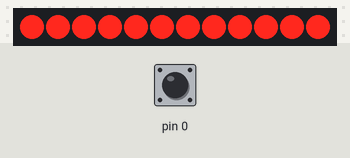
Bench run of a sketch on a simulated Arduino Uno, built with avr-gcc and run on an emulated ATmega328P. Parts: 12×1 LED matrix. Wiring (inferred from the names in the program): charlieplexed LEDs: lines pin 1, pin 2, pin 3, pin 4. Inputs (shaded band) come from the test bench; at power-on: pin 0 HIGH.

Above: at 1.2 s.
1.3 s: pin 0 pulled LOW for 1 s
At 1.8 s:
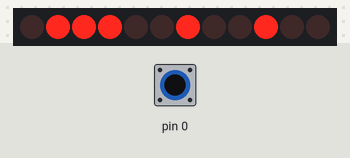
3.8 s: pin 0 pulled LOW for 3.2 s
At 6.4 s:
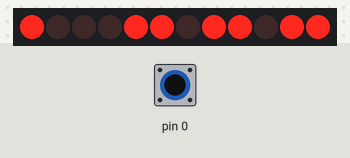
Timing chart, 0 to 7.9 s (numbered marks = the images above; inputs shaded):
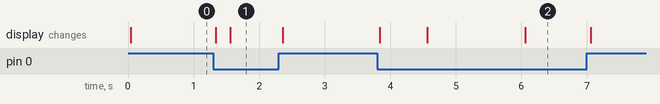

The sketch:

Flowers.ino
```cpp
/*
 * Code modified by Sam Damen from https://www.instructables.com/id/PCB-LED-Flower/
 *
 *
 */

#include <avr/io.h>
#include <avr/interrupt.h>

//All LEDs on at the same time
const int LED[12][2] = {
  { 2, 4},
  { 4, 2},
  { 2, 1},
  { 1, 2},
  { 4, 1},
  { 1, 4},
  { 3, 1},
  { 1, 3},
  { 3, 2},
  { 2, 3},
  { 3, 4},
  { 4, 3}
};

//Outside LEDs on - furthest from the centre
const int LED_out[12][2] = {
  { 2, 4},
  { 4, 2},
  { 2, 1},
  { 3, 2},
  { 2, 3},
  { 3, 4},
  { 4, 3},
  { 2, 4},
  { 2, 1},
  { 3, 4},
  { 4, 2},
  { 2, 3}
};

//Inner ring of LEDs on - closest to the centre
const int LED_in[12][2] = {
  { 1, 3},
  { 1, 3},
  { 3, 1},
  { 3, 1},
  { 1, 4},
  { 1, 4},
  { 1, 2},
  { 1, 2},
  { 4, 1},
  { 4, 1},
  { 1, 3},
  { 3, 1}
};


int prev = 0;

//Variable to change the LEDs from all on to toggle
int led_pattern = 0;
//Toggle between the inner and outer ring
int flash = 0;
unsigned long currentMillis;
unsigned long startMillis;
//Toggle every 1.5secs
const unsigned long period = 1500;


void setup() {

  //Enable PIN0 as INPUT and Pullup
  pinMode(0, INPUT_PULLUP);

}

void loop() {
  currentMillis = millis();

  //Check if the switch has been pulled to ground
  if (digitalRead(0) == LOW) {
    led_pattern = 1;
  } else {
    led_pattern = 0;
  }

  //Keep time for toggling the LEDs
  if (currentMillis - startMillis >= period) {
    flash = !flash;
    startMillis = currentMillis;
  }

  for (int i = 0; i < 12; i++) {
    charlieON(i, led_pattern);
    delayMicroseconds(20);
  }
}

void charlieON(int now, int state) {

  //Want to flash between the inner and outer LEDs
  if (state) {

    if (flash) {
      digitalWrite(LED_in[prev][1], LOW);
      pinMode(LED_in[prev][0], INPUT);
      pinMode(LED_in[prev][1], INPUT);

      pinMode(LED_in[now][0], OUTPUT);
      pinMode(LED_in[now][1], OUTPUT);
      digitalWrite(LED_in[now][0], LOW);
      digitalWrite(LED_in[now][1], HIGH);
    } else {
      digitalWrite(LED_out[prev][1], LOW);
      pinMode(LED_out[prev][0], INPUT);
      pinMode(LED_out[prev][1], INPUT);

      pinMode(LED_out[now][0], OUTPUT);
      pinMode(LED_out[now][1], OUTPUT);
      digitalWrite(LED_out[now][0], LOW);
      digitalWrite(LED_out[now][1], HIGH);
    }

  //Want to show all LEDs on at same time
  } else {
      digitalWrite(LED[prev][1], LOW);
      pinMode(LED[prev][0], INPUT);
      pinMode(LED[prev][1], INPUT);

      pinMode(LED[now][0], OUTPUT);
      pinMode(LED[now][1], OUTPUT);
      digitalWrite(LED[now][0], LOW);
      digitalWrite(LED[now][1], HIGH);
  }
  prev = now;
}

void charlieOFF(int now) {
  digitalWrite(LED[now][1], LOW);
  pinMode(LED[now][0], INPUT);
  pinMode(LED[now][1], INPUT);
}
```

Measured:
- after the input at 1.3 s, the display: first changes at once (image 1 shows a later state)
- after the input at 3.8 s, the display: changes at once (image 2)
